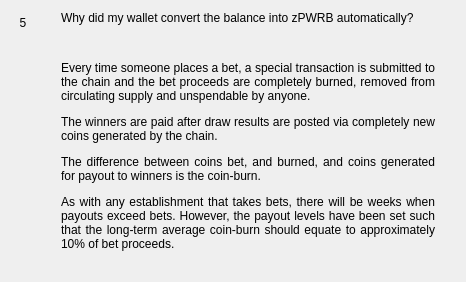
                  <widget class="QWidget" name="widgetFaq5" native="true">
                   <layout class="QHBoxLayout" name="horizontalPage_5" stretch="0,1">
                    <item alignment="Qt::AlignTop">
                     <widget class="QLabel" name="labelNumber5">
                      <property name="minimumSize">
                       <size>
                        <width>24</width>
                        <height>24</height>
                       </size>
                      </property>
                      <property name="maximumSize">
                       <size>
                        <width>16777215</width>
                        <height>24</height>
                       </size>
                      </property>
                      <property name="text">
                       <string>5</string>
                      </property>
                      <property name="alignment">
                       <set>Qt::AlignCenter</set>
                      </property>
                     </widget>
                    </item>
                    <item>
                     <layout class="QVBoxLayout" name="verticalLayoutPage_5">
                      <property name="leftMargin">
                       <number>20</number>
                      </property>
                      <property name="rightMargin">
                       <number>20</number>
                      </property>
                      <item>
                       <widget class="QLabel" name="labelSubtitle5">
                        <property name="text">
                         <string>Why did my wallet convert the balance into zPWRB automatically?</string>
                        </property>
                        <property name="wordWrap">
                         <bool>true</bool>
                        </property>
                       </widget>
                      </item>
                      <item>
                       <spacer name="verticalSpacer_50">
                        <property name="orientation">
                         <enum>Qt::Vertical</enum>
                        </property>
                        <property name="sizeType">
                         <enum>QSizePolicy::Fixed</enum>
                        </property>
                        <property name="sizeHint" stdset="0">
                         <size>
                          <width>20</width>
                          <height>30</height>
                         </size>
                        </property>
                       </spacer>
                      </item>
                      <item>
                       <widget class="QLabel" name="labelContent5">
                        <property name="text">
                         <string>
                           &lt;html&gt;&lt;head/&gt;&lt;body&gt;&lt;p align=&quot;justify&quot;&gt;
                           Every time someone places a bet, a special transaction is submitted to the chain 
                           and the bet proceeds are completely burned, removed from circulating supply and 
                           unspendable by anyone.
                           &lt;/p&gt;&lt;p align=&quot;justify&quot;&gt;
                           The winners are paid after draw results are posted via completely new coins 
                           generated by the chain.
                           &lt;/p&gt;&lt;p align=&quot;justify&quot;&gt;
                           The difference between coins bet, and burned, and coins generated for payout to 
                           winners is the coin-burn.
                           &lt;/p&gt;&lt;p align=&quot;justify&quot;&gt;
                           As with any establishment that takes bets, there will be weeks when payouts exceed bets. 
                           However, the payout levels have been set such that the long-term average coin-burn should 
                           equate to approximately 10% of bet proceeds.
                           &lt;/p&gt;&lt;/body&gt;&lt;/html&gt;
                         </string>
                        </property>
                        <property name="alignment">
                         <set>Qt::AlignLeading|Qt::AlignLeft|Qt::AlignTop</set>
                        </property>
                        <property name="wordWrap">
                         <bool>true</bool>
                        </property>
                       </widget>
                      </item>
                      <item>
                       <spacer name="verticalSpacer_51">
                        <property name="orientation">
                         <enum>Qt::Vertical</enum>
                        </property>
                        <property name="sizeHint" stdset="0">
                         <size>
                          <width>20</width>
                          <height>20</height>
                         </size>
                        </property>
                       </spacer>
                      </item>
                     </layout>
                    </item>
                   </layout>
                  </widget>
